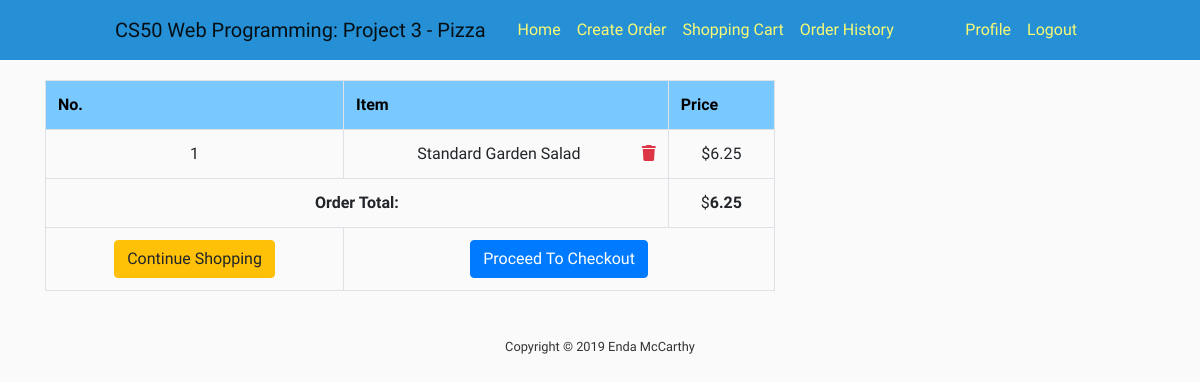
Page /order-summary/ (signed in) on the committed database.
### shopping_cart/models.py (models this page shows, shortened)
class OrderItem(models.Model):
    item = models.OneToOneField(Item, on_delete=models.SET_NULL, null=True)
    is_ordered = models.BooleanField(default=False)
    date_added = models.DateTimeField(auto_now=True)
    date_ordered = models.DateTimeField(null=True)

class Order(models.Model):
    ref_code = models.CharField(max_length=15)
    owner = models.ForeignKey(Cart, on_delete=models.SET_NULL, null=True)
    is_ordered = models.BooleanField(default=False)
    items = models.ManyToManyField(OrderItem)
    date_ordered = models.DateTimeField(auto_now=True)
    def get_cart_items(self):
        return self.items.all()
    def get_cart_total(self):
        return sum([item.item.price for item in self.items.all()])

### orders/models.py (models this page shows, shortened)
class Item(models.Model):
    meal = models.ForeignKey(Meal, on_delete=models.CASCADE)
    meal_type = models.ForeignKey(Meal_Type, on_delete=models.CASCADE)
    size = models.ForeignKey(Size, on_delete=models.CASCADE)
    meal_addition = models.ManyToManyField(Meal_Addition, blank=True)
    price = models.FloatField(default=0)
    user = models.ForeignKey(User, on_delete=models.CASCADE)
    timestamp = models.DateTimeField(auto_now_add=True, auto_now=False)

class Size(models.Model):
    size = models.CharField(max_length=64)
    def __str__(self):
        return f"{self.size}"

class Meal_Type(models.Model):
    name = models.CharField(max_length=64)
    meal = models.ForeignKey(Meal, on_delete=models.CASCADE, null=True)
    size = models.ManyToManyField(Size)
    meal_addition = models.ManyToManyField(Meal_Addition, blank=True)
    def __str__(self):
        return f"{self.name}"

### shopping_cart/views.py (the view)
# urls.py: path('order-summary/', order_details, name="order_summary"),
@login_required()
def order_details(request, **kwargs):
    existing_order = get_user_pending_order(request)
    context = {
        'order': existing_order,
        'title': 'Cart'
    }
    return render(request, 'shopping_cart/order_summary.html', context)

### shopping_cart/views.py (called while the page is built)
def get_user_pending_order(request):
    user_cart = get_object_or_404(Cart, user=request.user)
    order = Order.objects.filter(owner=user_cart, is_ordered=False)
    if order.exists():
        return order[0]
    return 0

### shopping_cart/templates/shopping_cart/order_summary.html (shortened to what this page needs)
{% extends 'orders/base.html' %}
{% block content %}
    <table class="table table-hover table-bordered text-center">
        <tr class="text-center">
            <th>No.</th>
            <th>Item</th>
            <th>Price</th>
        </tr>
        {% for item in order.get_cart_items %}
            <tr>
                <td>{{ forloop.counter }}</td>
                <td>
                    {{ item.item.size }} {{ item.item.meal_type }}
                    <span class="float-right">
                        <a href="{% url 'shopping_cart:delete_item' item.id %}" data-balloon="remove this item from cart"
                            class="text-danger" onclick="return confirm_delete();">
                            <i class="fas fa-trash"></i>
                        </a>
                    </span>
                </td>
                <td>${{ item.item.price }}</td>
            </tr>
        {% empty %}
            <tr>
                <td colspan="3"> You have not added any items yet.</td>
            </tr>
        {% endfor %}
        <tr>
            {% if order.get_cart_total != None %}
                <td colspan="2">
                    <strong class="pull-right">Order Total:</strong>
                </td>
                <td colspan="1">
                    $<strong>{{ order.get_cart_total }}</strong>
                </td>
            {% endif %}
        </tr>
        <tr>
            <td colspan="1">
                <a href="{% url 'orders-create' %}" class="btn btn-warning pull-left">
                    {% if order %}Continue Shopping{% else %}Add Items to Cart {% endif %}
                </a>
            </td>
            <td colspan="2">
                {% if order.get_cart_items %}
                    <a href="{% url 'shopping_cart:checkout' %}" class="pull-right btn btn-primary">Proceed To Checkout</a>
                {% endif %}
            </td>
        </tr>
    </table>
{% endblock content %}

### orders/static/orders/style.css (style rules this page uses)
body { font-family: "Raleway", sans-serif; }
body { background: #fafafa; color: #333333; margin-top: 5rem; }
.table th { text-align: left; font-size: 16px; color: black; background: #79c9ff; }

### rows in the picture
OrderItem: item.size "Standard", item.meal_type "Garden Salad", item.price "6.25"
Order: get_cart_total "6.25"
